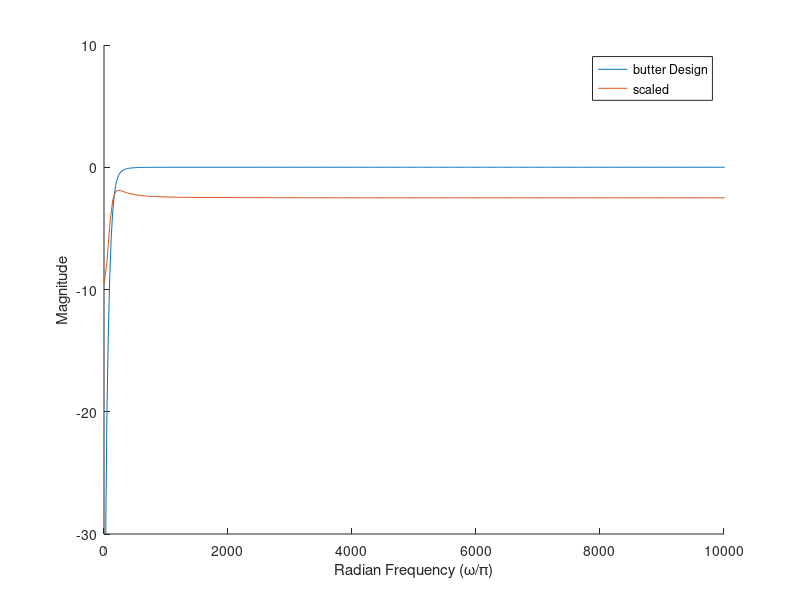

Write MATLAB code to recreate this figure.
clear all;
close all;
clc;

Fs = 48000;
Ts = 1/48000;

[b,a] = butter(2,150*2/Fs,'high')
%[b1,a1] = butter(2,150*2/Fs,'high');

bs = b./a(3);
as = a./a(3);

mx = max(abs(([bs(1) bs(2) bs(3)])));
if mx > 1
    b0new = bs(1)/mx;
    b1new = bs(2)/mx;
    b2new = bs(3)/mx;
else
    b0new = bs(1);
    b1new = bs(2);
    b2new = bs(3);
end

mx1 = max(abs(([as(1) as(2) as(3)])));
if mx1 > 1
    a0new = as(1)/mx1;
    a1new = as(2)/mx1;
    a2new = as(3)/mx1;
else
    a0new = as(1);
    a1new = as(2);
    a2new = as(3);
end

NB = 16;
range = 2^(NB-1)-1;

N0 = floor(b0new*range*0.75);
N1 = floor(b1new*range*0.75);
N2 = floor(b2new*range*0.75);

D1 = floor(a0new*range);

D2 = floor(a1new*range);
D3 = floor(a2new*range);
num = [N2 N1 N0];
den = [D1 D2 D3];
[hs,ws] = freqz(num,den,512);

%bs1 = round(b1./a1(3).*2^19) %coef for hpf
%as1 = round(a1./a1(3).*2^19)

hold on;
[h,w] = freqz(b,a,1024);
%[h1,w1] = freqz(b1,a1,1024);
%[hs,ws] = freqz(bs,as,1024);
%[hs1,ws1] = freqz(bs1,as1,1024);

plot(w*Fs/pi/2,mag2db(abs(h)), ws*Fs/pi/2,mag2db(abs(hs)))
%plot(w1*Fs/pi/2,mag2db(abs(h1)), ws1*Fs/pi/2,mag2db(abs(hs1)))
legend('butter Design', 'scaled')
xlabel 'Radian Frequency (\omega/\pi)', ylabel 'Magnitude'
xlim([0 0.1*10^5]);
ylim([-30 10]);